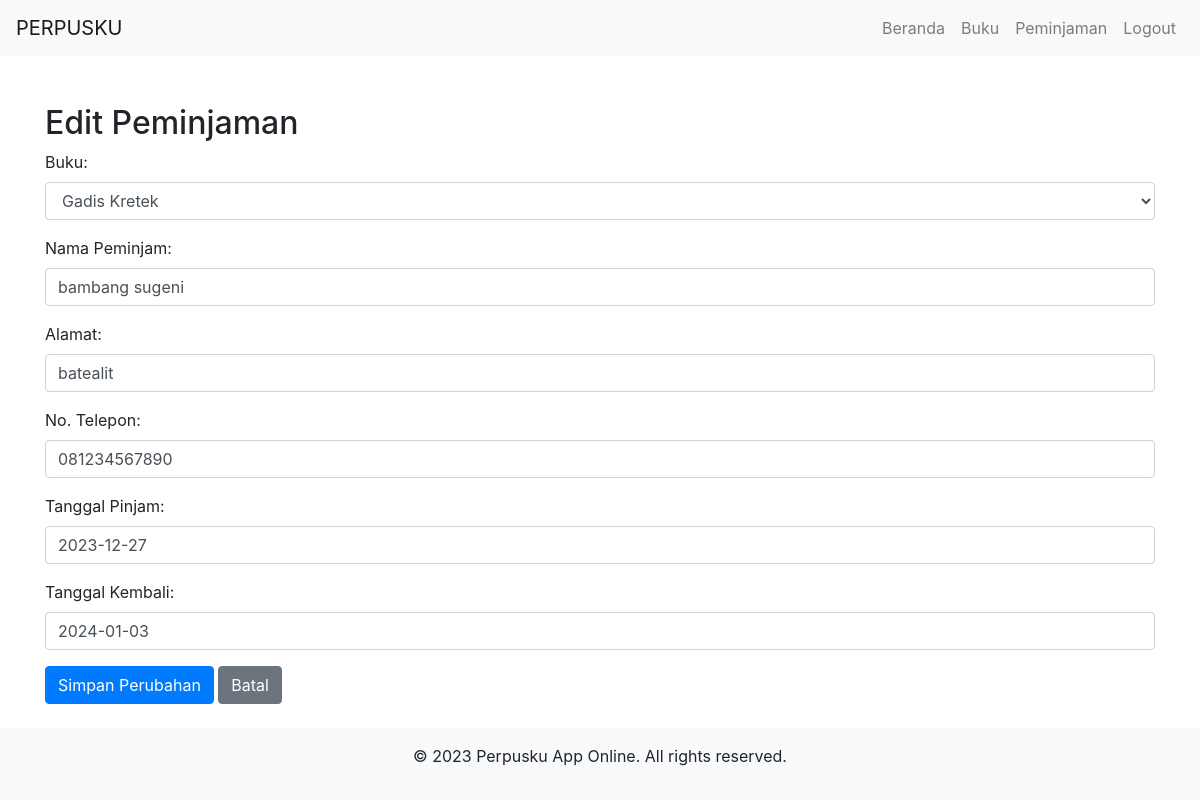
/peminjaman/edit.php?id=1 (signed in), run on the app's committed database.
### tables this page shows
CREATE TABLE `peminjaman` (
  `id` int(11) NOT NULL,
  `id_buku` int(11) NOT NULL,
  `nama` varchar(50) NOT NULL,
  `alamat` varchar(50) NOT NULL,
  `no_telepon` varchar(20) NOT NULL,
  `tanggal_pinjam` date NOT NULL,
  `tanggal_kembali` date NOT NULL
);

### peminjaman/edit.php (the view, shortened to what this page needs)
<?php
include('../header.php');
include('../footer.php');
require_once("../config.php");
$id = $_GET['id'];
$queryPeminjaman = "SELECT * FROM peminjaman WHERE id=$id";
$resultPeminjaman = $conn->query($queryPeminjaman);
$rowPeminjaman = $resultPeminjaman->fetch_assoc();
$queryBuku = "SELECT id, judul FROM buku";
$resultBuku = $conn->query($queryBuku);
?>
<!DOCTYPE html>
<html lang="en">
<head>
    <link rel="stylesheet" href="https://stackpath.bootstrapcdn.com/bootstrap/4.5.2/css/bootstrap.min.css">
</head>
<body>
    <div class="container mt-5">
        <h2>Edit Peminjaman</h2>
        <form action="" method="post">
            <div class="form-group">
                <label for="id_buku">Buku:</label>
                <select class="form-control" id="id_buku" name="id_buku" required>
                    <?php
                    while ($rowBuku = $resultBuku->fetch_assoc()) {
                        $selected = ($rowBuku['id'] == $rowPeminjaman['id_buku']) ? "selected" : "";
                        echo "<option value='" . $rowBuku['id'] . "' $selected>" . $rowBuku['judul'] . "</option>";
                    }
                    ?>
                </select>
            </div>
            <div class="form-group">
                <label for="nama">Nama Peminjam:</label>
                <input type="text" class="form-control" id="nama" name="nama" value="<?php echo $rowPeminjaman['nama']; ?>" required>
            </div>
            <div class="form-group">
                <label for="alamat">Alamat:</label>
                <input type="text" class="form-control" id="alamat" name="alamat" value="<?php echo $rowPeminjaman['alamat']; ?>" required>
            </div>
            <div class="form-group">
                <label for="no_telepon">No. Telepon:</label>
                <input type="text" class="form-control" id="no_telepon" name="no_telepon" value="<?php echo $rowPeminjaman['no_telepon']; ?>" required>
            </div>
            <div class="form-group">
                <label for="tanggal_pinjam">Tanggal Pinjam:</label>
                <input type="text" class="form-control" id="tanggal_pinjam" name="tanggal_pinjam" value="<?php echo $rowPeminjaman['tanggal_pinjam']; ?>" required>
            </div>
            <div class="form-group">
                <label for="tanggal_kembali">Tanggal Kembali:</label>
                <input type="text" class="form-control" id="tanggal_kembali" name="tanggal_kembali" value="<?php echo $rowPeminjaman['tanggal_kembali']; ?>" required>
            </div>
            <button type="submit" class="btn btn-primary">Simpan Perubahan</button>
            <a href="peminjaman.php" class="btn btn-secondary">Batal</a>
        </form>
    </div>
</body>
</html>

### header.php (style rules this page uses)
body { padding-top: 56px; }

### data on the page
peminjaman: nama "bambang sugeni", alamat "batealit", no_telepon "081234567890", tanggal_pinjam "2023-12-27", tanggal_kembali "2024-01-03"

### other printed values
form field id_buku "Gadis Kretek"
